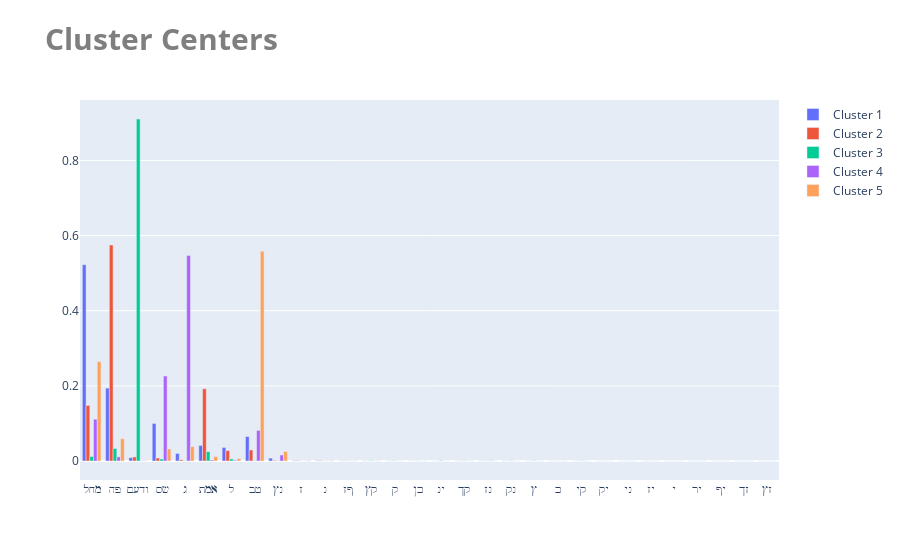

Notebook code for this chart:
### Code cell
trace1 = go.Bar(
        x=normalized_df.columns,
        y=kmeans.cluster_centers_[0],
        name='Cluster 1'
        )

trace2 = go.Bar(
        x=normalized_df.columns,
        y=kmeans.cluster_centers_[1],
        name='Cluster 2'
        )

trace3 = go.Bar(
        x=normalized_df.columns,
        y=kmeans.cluster_centers_[2],
        name='Cluster 3'
        )

trace4 = go.Bar(
        x=normalized_df.columns,
        y=kmeans.cluster_centers_[3],
        name='Cluster 4'
        )

trace5 = go.Bar(
        x=normalized_df.columns,
        y=kmeans.cluster_centers_[4],
        name='Cluster 5'
        )

layout = go.Layout(
     title='<b>Cluster Centers</b>',
     titlefont=dict(size = 30, color='#7f7f7f'),
     hovermode='closest'
)

fig = go.Figure(data=[trace1, trace2, trace3, trace4, trace5], layout=layout)
py.iplot(fig)

### Figure 1 — Plotly figure (JSON) as saved in the notebook; plotly's stock layout.template omitted (floating-point values rounded to 4 significant figures)
{"data": [{"name": "Cluster 1", "type": "bar", "x": ["מחל", "פה", "ודעם", "שס", "ג", "אמת", "ל", "טב", "נץ", "ז", "נ", "ףז", "קץ", "ק", "כן", "ינ", "קך", "נז", "נק", "ץ", "כ", "קי", "יק", "ני", "יז", "י", "יר", "יף", "זך", "זץ"], "y": [0.5226, 0.1941, 0.008994, 0.09994, 0.0202, 0.04145, 0.03614, 0.06522, 0.00769, 0.0008039, 0.000883, 0.0002375, 0.0002374, 9.769e-05, 0.000226, 6.84e-05, 0.0001129, 0.0001631, 0.0002911, 9.756e-05, 0.0001139, 5.974e-05, 8.034e-05, 5.607e-05, 5.579e-05, 2.245e-05, 4.439e-05, 3.187e-05, 4.701e-05, 0]}, {"name": "Cluster 2", "type": "bar", "x": ["מחל", "פה", "ודעם", "שס", "ג", "אמת", "ל", "טב", "נץ", "ז", "נ", "ףז", "קץ", "ק", "כן", "ינ", "קך", "נז", "נק", "ץ", "כ", "קי", "יק", "ני", "יז", "י", "יר", "יף", "זך", "זץ"], "y": [0.1479, 0.5752, 0.01085, 0.007922, 0.003211, 0.1922, 0.02776, 0.02938, 0.001764, 0.00106, 0.0009826, 0.0003474, 8.593e-05, 0.0002026, 0.0001529, 3.293e-05, 0.0001046, 0.0001203, 0.0001469, 8.606e-05, 6.182e-05, 6.018e-05, 9.572e-05, 4.096e-05, 9.575e-05, 1.364e-05, 5.805e-05, 2.952e-05, 2.074e-05, 0]}, {"name": "Cluster 3", "type": "bar", "x": ["מחל", "פה", "ודעם", "שס", "ג", "אמת", "ל", "טב", "נץ", "ז", "נ", "ףז", "קץ", "ק", "כן", "ינ", "קך", "נז", "נק", "ץ", "כ", "קי", "יק", "ני", "יז", "י", "יר", "יף", "זך", "זץ"], "y": [0.01207, 0.0333, 0.9104, 0.005258, 0.0004323, 0.02499, 0.005441, 0.0007713, 0.0004475, 0.0001493, 0.0001571, 0.0002585, 0.001016, 0.0006574, 0.000236, 0.0009707, 0.0005404, 0.0003077, 0.0006255, 0.0005449, 0.0001231, 0.0003718, 0.0001712, 0.0002183, 0.0001269, 3.263e-05, 0.0001053, 0.0001165, 0.0002, 0]}, {"name": "Cluster 4", "type": "bar", "x": ["מחל", "פה", "ודעם", "שס", "ג", "אמת", "ל", "טב", "נץ", "ז", "נ", "ףז", "קץ", "ק", "כן", "ינ", "קך", "נז", "נק", "ץ", "כ", "קי", "יק", "ני", "יז", "י", "יר", "יף", "זך", "זץ"], "y": [0.1112, 0.01106, 0.0004211, 0.2263, 0.5472, 0.002628, 0.002197, 0.08142, 0.016, 0.0001251, 0.0001954, 0.0001351, 0.000107, 4.364e-06, 8.581e-06, 1.459e-06, 2.436e-05, 0.0007229, 1.798e-05, 4.911e-06, 1.011e-05, 0.0001484, 9.866e-06, 7.208e-06, 5.851e-06, 8.392e-06, 1.282e-05, 1.762e-06, 9.683e-07, 0]}, {"name": "Cluster 5", "type": "bar", "x": ["מחל", "פה", "ודעם", "שס", "ג", "אמת", "ל", "טב", "נץ", "ז", "נ", "ףז", "קץ", "ק", "כן", "ינ", "קך", "נז", "נק", "ץ", "כ", "קי", "יק", "ני", "יז", "י", "יר", "יף", "זך", "זץ"], "y": [0.2645, 0.05934, 0.0005707, 0.03212, 0.03813, 0.0117, 0.006349, 0.5585, 0.02538, 0.001145, 0.0009126, 0.000349, 0.0003749, 3.284e-05, 0.0001251, -2.711e-19, 0.0001262, 3.536e-05, 3.469e-05, 4.662e-05, 0.0001396, -2.033e-19, 1.19e-05, 1.344e-06, 9.801e-06, 5.156e-06, 5.539e-05, 6.099e-20, 1.456e-05, 0]}], "layout": {"hovermode": "closest", "title": {"font": {"color": "#7f7f7f", "size": 30}, "text": "<b>Cluster Centers</b>"}}}
